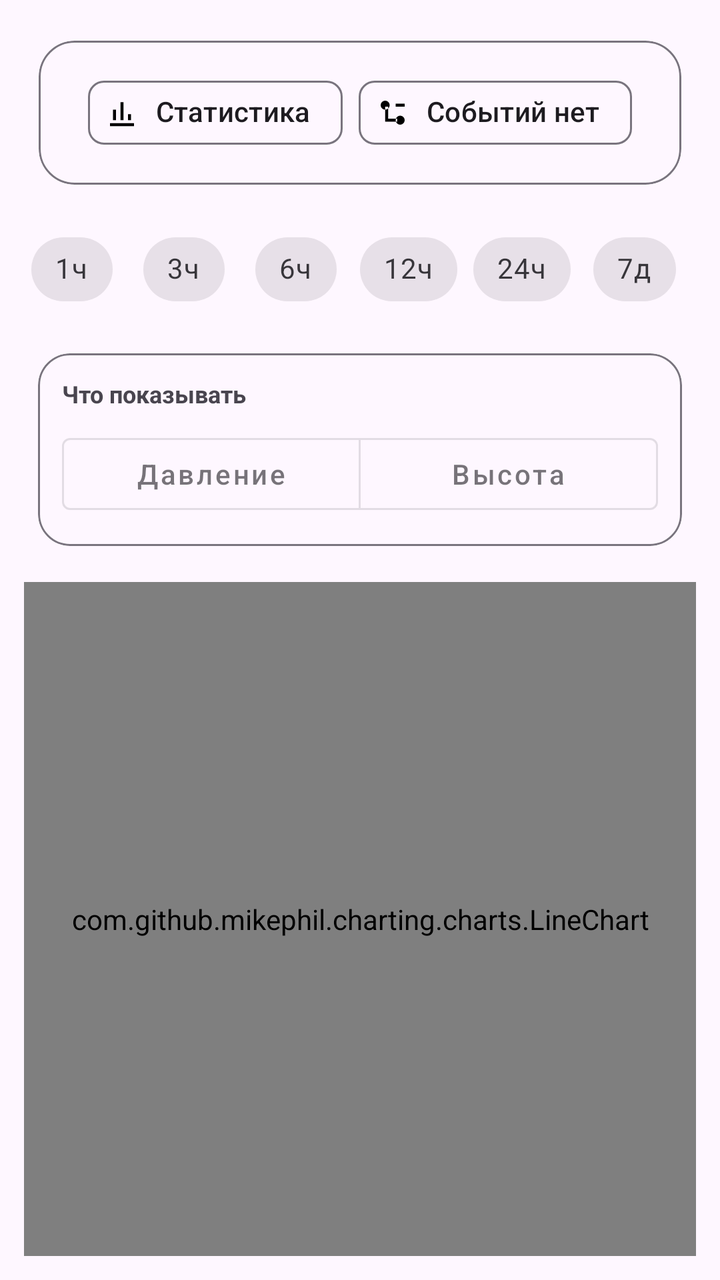
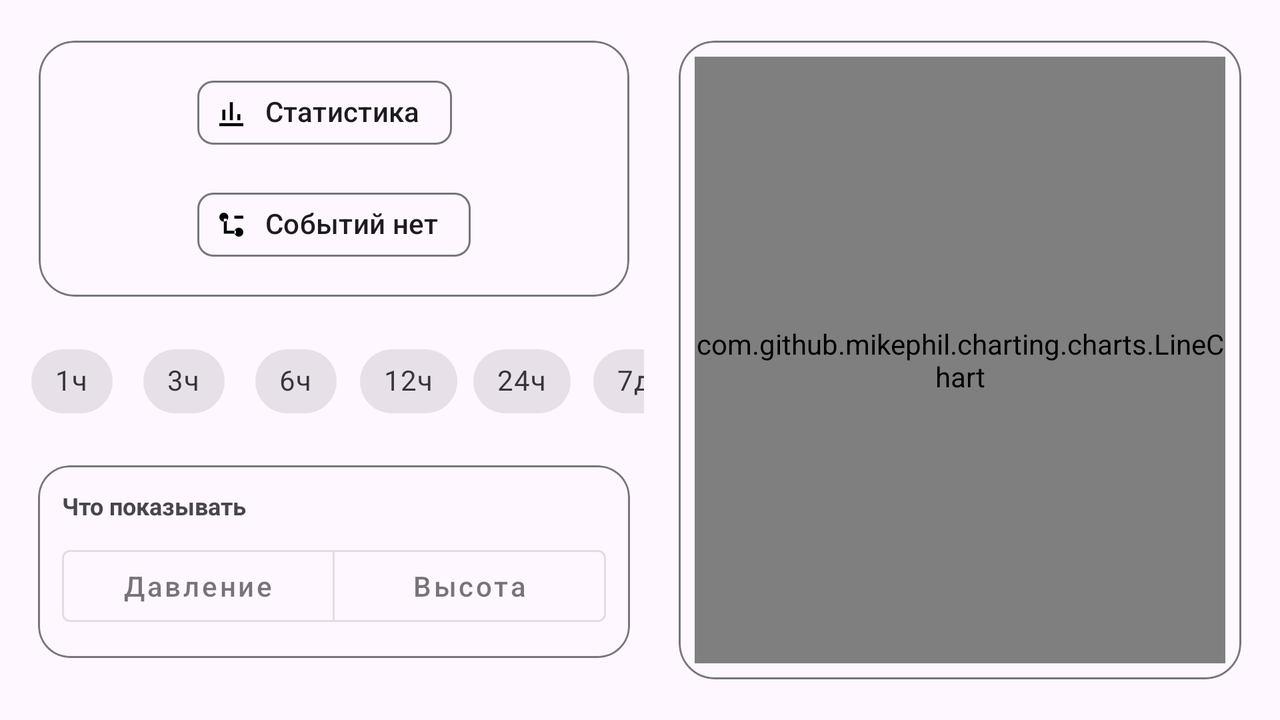

First picture: res/layout/ on a phone held upright. Second picture: the repository's own variant of that layout, on a device whose configuration matches the variant's folder. Source for both follows.
<!-- AndroidManifest.xml: application theme Theme.Barometer -->
<!-- res/layout/activity_graph.xml -->
<?xml version="1.0" encoding="utf-8"?>
<LinearLayout xmlns:android="http://schemas.android.com/apk/res/android"
    xmlns:app="http://schemas.android.com/apk/res-auto"
    android:layout_width="match_parent"
    android:layout_height="match_parent"
    android:orientation="vertical"
    android:padding="12dp">

    <com.google.android.material.card.MaterialCardView
        android:layout_width="match_parent"
        android:layout_height="wrap_content"
        app:cardCornerRadius="18dp"
        app:cardElevation="0dp"
        app:cardUseCompatPadding="true"
        app:strokeWidth="1dp"
        app:strokeColor="?attr/colorOutline">

        <LinearLayout
            android:layout_width="match_parent"
            android:layout_height="wrap_content"
            android:padding="12dp"
            android:gravity="center_horizontal">

            <com.google.android.material.chip.ChipGroup
                android:id="@+id/chipGroupHeaderMeta"
                android:layout_width="wrap_content"
                android:layout_height="wrap_content"
                app:singleLine="false"
                app:chipSpacingHorizontal="8dp"
                app:chipSpacingVertical="8dp">

                <com.google.android.material.chip.Chip
                    android:id="@+id/chipHeaderMode"
                    style="@style/Widget.Material3.Chip.Assist"
                    android:layout_width="wrap_content"
                    android:layout_height="wrap_content"
                    android:text="@string/graph_header_stats"
                    android:checkable="false"
                    android:clickable="true"
                    android:focusable="true"
                    app:chipIcon="@drawable/ic_graph_stats"
                    app:chipIconVisible="true" />

                <com.google.android.material.chip.Chip
                    android:id="@+id/chipHeaderEvents"
                    style="@style/Widget.Material3.Chip.Assist"
                    android:layout_width="wrap_content"
                    android:layout_height="wrap_content"
                    android:text="@string/graph_header_events_empty"
                    android:checkable="false"
                    android:clickable="true"
                    android:focusable="true"
                    app:chipIcon="@drawable/ic_graph_timeline"
                    app:chipIconVisible="true" />
            </com.google.android.material.chip.ChipGroup>
        </LinearLayout>
    </com.google.android.material.card.MaterialCardView>

    <HorizontalScrollView
        android:layout_width="match_parent"
        android:layout_height="wrap_content"
        android:layout_marginTop="10dp"
        android:scrollbars="none">

        <com.google.android.material.chip.ChipGroup
            android:id="@+id/chipGroupRange"
            android:layout_width="wrap_content"
            android:layout_height="wrap_content"
            app:singleSelection="true"
            app:selectionRequired="true"
            app:chipSpacingHorizontal="8dp">

            <com.google.android.material.chip.Chip
                style="@style/Widget.MaterialComponents.Chip.Choice"
                android:id="@+id/chip1h"
                android:layout_width="wrap_content"
                android:layout_height="wrap_content"
                android:text="@string/range_1h"
                android:tag="3600000" />

            <com.google.android.material.chip.Chip
                style="@style/Widget.MaterialComponents.Chip.Choice"
                android:id="@+id/chip3h"
                android:layout_width="wrap_content"
                android:layout_height="wrap_content"
                android:text="@string/range_3h"
                android:tag="10800000" />

            <com.google.android.material.chip.Chip
                style="@style/Widget.MaterialComponents.Chip.Choice"
                android:id="@+id/chip6h"
                android:layout_width="wrap_content"
                android:layout_height="wrap_content"
                android:text="@string/range_6h"
                android:tag="21600000" />

            <com.google.android.material.chip.Chip
                style="@style/Widget.MaterialComponents.Chip.Choice"
                android:id="@+id/chip12h"
                android:layout_width="wrap_content"
                android:layout_height="wrap_content"
                android:text="@string/range_12h"
                android:tag="43200000" />

            <com.google.android.material.chip.Chip
                style="@style/Widget.MaterialComponents.Chip.Choice"
                android:id="@+id/chip24h"
                android:layout_width="wrap_content"
                android:layout_height="wrap_content"
                android:text="@string/range_24h"
                android:tag="86400000" />

            <com.google.android.material.chip.Chip
                style="@style/Widget.MaterialComponents.Chip.Choice"
                android:id="@+id/chip7d"
                android:layout_width="wrap_content"
                android:layout_height="wrap_content"
                android:text="@string/range_7d"
                android:tag="604800000" />

            <com.google.android.material.chip.Chip
                style="@style/Widget.MaterialComponents.Chip.Choice"
                android:id="@+id/chip30d"
                android:layout_width="wrap_content"
                android:layout_height="wrap_content"
                android:text="@string/range_30d"
                android:tag="2592000000" />

            <com.google.android.material.chip.Chip
                style="@style/Widget.MaterialComponents.Chip.Choice"
                android:id="@+id/chipCustom"
                android:layout_width="wrap_content"
                android:layout_height="wrap_content"
                android:text="@string/range_custom"
                android:tag="CUSTOM" />

        </com.google.android.material.chip.ChipGroup>
    </HorizontalScrollView>

    <com.google.android.material.card.MaterialCardView
        android:layout_width="match_parent"
        android:layout_height="wrap_content"
        android:layout_marginTop="10dp"
        app:cardCornerRadius="16dp"
        app:cardUseCompatPadding="true"
        app:cardElevation="0dp"
        app:strokeWidth="1dp"
        app:strokeColor="?attr/colorOutline">

        <LinearLayout
            android:layout_width="match_parent"
            android:layout_height="wrap_content"
            android:orientation="vertical"
            android:padding="12dp">

            <TextView
                android:layout_width="wrap_content"
                android:layout_height="wrap_content"
                android:text="@string/graph_section_display"
                android:textColor="?attr/colorOnSurfaceVariant"
                android:textSize="12sp"
                android:textStyle="bold" />

            <com.google.android.material.button.MaterialButtonToggleGroup
                android:id="@+id/toggleMode"
                android:layout_width="match_parent"
                android:layout_height="wrap_content"
                android:layout_marginTop="8dp"
                app:singleSelection="true"
                app:selectionRequired="true">

                <com.google.android.material.button.MaterialButton
                    android:id="@+id/btnModePressure"
                    style="@style/Widget.MaterialComponents.Button.OutlinedButton"
                    android:layout_width="0dp"
                    android:layout_height="wrap_content"
                    android:layout_weight="1"
                    android:minWidth="0dp"
                    android:text="@string/mode_pressure"
                    android:textAllCaps="false" />

                <com.google.android.material.button.MaterialButton
                    android:id="@+id/btnModeAltitude"
                    style="@style/Widget.MaterialComponents.Button.OutlinedButton"
                    android:layout_width="0dp"
                    android:layout_height="wrap_content"
                    android:layout_weight="1"
                    android:minWidth="0dp"
                    android:text="@string/mode_altitude"
                    android:textAllCaps="false" />
            </com.google.android.material.button.MaterialButtonToggleGroup>
        </LinearLayout>

    </com.google.android.material.card.MaterialCardView>

    <FrameLayout
        android:layout_width="match_parent"
        android:layout_height="0dp"
        android:layout_weight="1"
        android:layout_marginTop="10dp">

        <com.github.mikephil.charting.charts.LineChart
            android:id="@+id/lineChart"
            android:layout_width="match_parent"
            android:layout_height="match_parent" />

        <LinearLayout
            android:id="@+id/emptyContainer"
            android:layout_width="match_parent"
            android:layout_height="match_parent"
            android:gravity="center"
            android:orientation="vertical"
            android:padding="24dp"
            android:visibility="gone">

            <ImageView
                android:layout_width="48dp"
                android:layout_height="48dp"
                android:src="@drawable/ic_trend_arrow"
                app:tint="?attr/colorOnSurface" />

            <TextView
                android:id="@+id/emptyTitle"
                android:layout_width="wrap_content"
                android:layout_height="wrap_content"
                android:layout_marginTop="12dp"
                android:text="@string/graph_no_data"
                android:textColor="?attr/colorOnSurface"
                android:textSize="18sp"
                android:textStyle="bold" />

            <TextView
                android:id="@+id/emptySubtitle"
                android:layout_width="wrap_content"
                android:layout_height="wrap_content"
                android:layout_marginTop="6dp"
                android:gravity="center"
                android:text="@string/graph_empty_subtitle"
                android:textColor="?attr/colorOnSurface"
                android:textSize="14sp"
                android:alpha="0.8" />

            <com.google.android.material.button.MaterialButton
                android:id="@+id/btnStartRecording"
                android:layout_width="match_parent"
                android:layout_height="wrap_content"
                android:layout_marginTop="18dp"
                android:text="@string/graph_empty_btn_start" />

            <com.google.android.material.button.MaterialButton
                android:id="@+id/btnGo1h"
                style="@style/Widget.MaterialComponents.Button.OutlinedButton"
                android:layout_width="match_parent"
                android:layout_height="wrap_content"
                android:layout_marginTop="10dp"
                android:text="@string/graph_empty_btn_1h" />

            <com.google.android.material.button.MaterialButton
                android:id="@+id/btnOpenSettings"
                style="@style/Widget.MaterialComponents.Button.TextButton"
                android:layout_width="match_parent"
                android:layout_height="wrap_content"
                android:layout_marginTop="4dp"
                android:text="@string/graph_empty_btn_settings" />

        </LinearLayout>

    </FrameLayout>

</LinearLayout>
<!-- resources referenced by this layout -->
<resources>
  <!-- drawable ic_graph_stats (drawable) -->
  <vector xmlns:android="http://schemas.android.com/apk/res/android"
      android:width="24dp"
      android:height="24dp"
      android:viewportWidth="24"
      android:viewportHeight="24">
      <path
          android:fillColor="#FF000000"
          android:pathData="M4,19h16v2H4zM6,10h2v7H6zM11,5h2v12h-2zM16,13h2v4h-2z" />
  </vector>
  <!-- drawable ic_graph_timeline (drawable) -->
  <vector xmlns:android="http://schemas.android.com/apk/res/android"
      android:width="24dp"
      android:height="24dp"
      android:viewportWidth="24"
      android:viewportHeight="24">
      <path
          android:fillColor="#FF000000"
          android:pathData="M7,4a3,3 0,1 0,0 6a3,3 0,1 0,0 -6zM17,14a3,3 0,1 0,0 6a3,3 0,1 0,0 -6zM7,8h2v8h6v2H7zM14,6h6v2h-6z" />
  </vector>
  <!-- drawable ic_trend_arrow (drawable) -->
  <vector xmlns:android="http://schemas.android.com/apk/res/android"
      android:width="24dp" android:height="24dp"
      android:viewportWidth="24" android:viewportHeight="24">
      
      <path
          android:fillColor="@android:color/transparent"
          android:strokeColor="@android:color/white"
          android:strokeWidth="2"
          android:strokeLineCap="round"
          android:strokeLineJoin="round"
          android:pathData="M12,4 L12,18" />
      <path
          android:fillColor="@android:color/transparent"
          android:strokeColor="@android:color/white"
          android:strokeWidth="2"
          android:strokeLineCap="round"
          android:strokeLineJoin="round"
          android:pathData="M7.5,8.5 L12,4 L16.5,8.5" />
  </vector>
  <string name="graph_empty_btn_1h">Перейти на 1 час</string>
  <string name="graph_empty_btn_settings">Настройки</string>
  <string name="graph_empty_btn_start">Запустить запись</string>
  <string name="graph_empty_subtitle">Запустите запись в фоне или выберите меньший диапазон.</string>
  <string name="graph_header_events_empty">Событий нет</string>
  <string name="graph_header_stats">Статистика</string>
  <string name="graph_no_data">Нет данных</string>
  <string name="graph_section_display">Что показывать</string>
  <string name="mode_altitude">Высота</string>
  <string name="mode_pressure">Давление</string>
  <string name="range_12h">12ч</string>
  <string name="range_1h">1ч</string>
  <string name="range_24h">24ч</string>
  <string name="range_30d">30д</string>
  <string name="range_3h">3ч</string>
  <string name="range_6h">6ч</string>
  <string name="range_7d">7д</string>
  <string name="range_custom">С…по…</string>
  <style name="Theme.Barometer" parent="Theme.Material3.DayNight.NoActionBar">
          <item name="android:statusBarColor">@android:color/transparent</item>
          <item name="android:navigationBarColor">?attr/colorSurface</item>
      </style>
</resources>
<!-- res/layout-land/activity_graph.xml (the repository's variant of the layout above) -->
<!-- drawn on the phone turned sideways -->
<?xml version="1.0" encoding="utf-8"?>
<LinearLayout xmlns:android="http://schemas.android.com/apk/res/android"
    xmlns:app="http://schemas.android.com/apk/res-auto"
    android:layout_width="match_parent"
    android:layout_height="match_parent"
    android:orientation="horizontal"
    android:padding="12dp">

    <LinearLayout
        android:layout_width="320dp"
        android:layout_height="match_parent"
        android:orientation="vertical"
        android:paddingStart="0dp"
        android:paddingEnd="10dp">

        <com.google.android.material.card.MaterialCardView
            android:layout_width="match_parent"
            android:layout_height="wrap_content"
            app:cardCornerRadius="18dp"
            app:cardElevation="0dp"
            app:cardUseCompatPadding="true"
            app:strokeColor="?attr/colorOutline"
            app:strokeWidth="1dp">

            <LinearLayout
                android:layout_width="match_parent"
                android:layout_height="wrap_content"
                android:gravity="center_horizontal"
                android:padding="12dp">

                <com.google.android.material.chip.ChipGroup
                    android:id="@+id/chipGroupHeaderMeta"
                    android:layout_width="wrap_content"
                    android:layout_height="wrap_content"
                    app:chipSpacingHorizontal="8dp"
                    app:chipSpacingVertical="8dp"
                    app:singleLine="false">

                    <com.google.android.material.chip.Chip
                        android:id="@+id/chipHeaderMode"
                        style="@style/Widget.Material3.Chip.Assist"
                        android:layout_width="wrap_content"
                        android:layout_height="wrap_content"
                        android:checkable="false"
                        android:clickable="true"
                        android:focusable="true"
                        android:text="@string/graph_header_stats"
                        app:chipIcon="@drawable/ic_graph_stats"
                        app:chipIconVisible="true" />

                    <com.google.android.material.chip.Chip
                        android:id="@+id/chipHeaderEvents"
                        style="@style/Widget.Material3.Chip.Assist"
                        android:layout_width="wrap_content"
                        android:layout_height="wrap_content"
                        android:checkable="false"
                        android:clickable="true"
                        android:focusable="true"
                        android:text="@string/graph_header_events_empty"
                        app:chipIcon="@drawable/ic_graph_timeline"
                        app:chipIconVisible="true" />
                </com.google.android.material.chip.ChipGroup>
            </LinearLayout>
        </com.google.android.material.card.MaterialCardView>

        <HorizontalScrollView
            android:layout_width="match_parent"
            android:layout_height="wrap_content"
            android:layout_marginTop="10dp"
            android:scrollbars="none">

            <com.google.android.material.chip.ChipGroup
                android:id="@+id/chipGroupRange"
                android:layout_width="wrap_content"
                android:layout_height="wrap_content"
                app:chipSpacingHorizontal="8dp"
                app:selectionRequired="true"
                app:singleSelection="true">

                <com.google.android.material.chip.Chip
                    android:id="@+id/chip1h"
                    style="@style/Widget.MaterialComponents.Chip.Choice"
                    android:layout_width="wrap_content"
                    android:layout_height="wrap_content"
                    android:tag="3600000"
                    android:text="@string/range_1h" />

                <com.google.android.material.chip.Chip
                    android:id="@+id/chip3h"
                    style="@style/Widget.MaterialComponents.Chip.Choice"
                    android:layout_width="wrap_content"
                    android:layout_height="wrap_content"
                    android:tag="10800000"
                    android:text="@string/range_3h" />

                <com.google.android.material.chip.Chip
                    android:id="@+id/chip6h"
                    style="@style/Widget.MaterialComponents.Chip.Choice"
                    android:layout_width="wrap_content"
                    android:layout_height="wrap_content"
                    android:tag="21600000"
                    android:text="@string/range_6h" />

                <com.google.android.material.chip.Chip
                    android:id="@+id/chip12h"
                    style="@style/Widget.MaterialComponents.Chip.Choice"
                    android:layout_width="wrap_content"
                    android:layout_height="wrap_content"
                    android:tag="43200000"
                    android:text="@string/range_12h" />

                <com.google.android.material.chip.Chip
                    android:id="@+id/chip24h"
                    style="@style/Widget.MaterialComponents.Chip.Choice"
                    android:layout_width="wrap_content"
                    android:layout_height="wrap_content"
                    android:tag="86400000"
                    android:text="@string/range_24h" />

                <com.google.android.material.chip.Chip
                    android:id="@+id/chip7d"
                    style="@style/Widget.MaterialComponents.Chip.Choice"
                    android:layout_width="wrap_content"
                    android:layout_height="wrap_content"
                    android:tag="604800000"
                    android:text="@string/range_7d" />

                <com.google.android.material.chip.Chip
                    android:id="@+id/chip30d"
                    style="@style/Widget.MaterialComponents.Chip.Choice"
                    android:layout_width="wrap_content"
                    android:layout_height="wrap_content"
                    android:tag="2592000000"
                    android:text="@string/range_30d" />

                <com.google.android.material.chip.Chip
                    android:id="@+id/chipCustom"
                    style="@style/Widget.MaterialComponents.Chip.Choice"
                    android:layout_width="wrap_content"
                    android:layout_height="wrap_content"
                    android:tag="CUSTOM"
                    android:text="@string/range_custom" />
            </com.google.android.material.chip.ChipGroup>
        </HorizontalScrollView>

        <com.google.android.material.card.MaterialCardView
            android:layout_width="match_parent"
            android:layout_height="wrap_content"
            android:layout_marginTop="10dp"
            app:cardCornerRadius="16dp"
            app:cardElevation="0dp"
            app:cardUseCompatPadding="true"
            app:strokeColor="?attr/colorOutline"
            app:strokeWidth="1dp">

            <LinearLayout
                android:layout_width="match_parent"
                android:layout_height="wrap_content"
                android:orientation="vertical"
                android:padding="12dp">

                <TextView
                    android:layout_width="wrap_content"
                    android:layout_height="wrap_content"
                    android:text="@string/graph_section_display"
                    android:textColor="?attr/colorOnSurfaceVariant"
                    android:textSize="12sp"
                    android:textStyle="bold" />

                <com.google.android.material.button.MaterialButtonToggleGroup
                    android:id="@+id/toggleMode"
                    android:layout_width="match_parent"
                    android:layout_height="wrap_content"
                    android:layout_marginTop="8dp"
                    app:selectionRequired="true"
                    app:singleSelection="true">

                    <com.google.android.material.button.MaterialButton
                        android:id="@+id/btnModePressure"
                        style="@style/Widget.MaterialComponents.Button.OutlinedButton"
                        android:layout_width="0dp"
                        android:layout_height="wrap_content"
                        android:layout_weight="1"
                        android:minWidth="0dp"
                        android:text="@string/mode_pressure"
                        android:textAllCaps="false" />

                    <com.google.android.material.button.MaterialButton
                        android:id="@+id/btnModeAltitude"
                        style="@style/Widget.MaterialComponents.Button.OutlinedButton"
                        android:layout_width="0dp"
                        android:layout_height="wrap_content"
                        android:layout_weight="1"
                        android:minWidth="0dp"
                        android:text="@string/mode_altitude"
                        android:textAllCaps="false" />
                </com.google.android.material.button.MaterialButtonToggleGroup>
            </LinearLayout>
        </com.google.android.material.card.MaterialCardView>

        <LinearLayout
            android:id="@+id/emptyContainer"
            android:layout_width="match_parent"
            android:layout_height="wrap_content"
            android:layout_marginTop="10dp"
            android:gravity="center"
            android:orientation="vertical"
            android:padding="16dp"
            android:visibility="gone">

            <ImageView
                android:layout_width="48dp"
                android:layout_height="48dp"
                android:src="@drawable/ic_trend_arrow"
                app:tint="?attr/colorOnSurface" />

            <TextView
                android:id="@+id/emptyTitle"
                android:layout_width="wrap_content"
                android:layout_height="wrap_content"
                android:layout_marginTop="12dp"
                android:text="@string/graph_no_data"
                android:textColor="?attr/colorOnSurface"
                android:textSize="18sp"
                android:textStyle="bold" />

            <TextView
                android:id="@+id/emptySubtitle"
                android:layout_width="wrap_content"
                android:layout_height="wrap_content"
                android:layout_marginTop="6dp"
                android:alpha="0.8"
                android:gravity="center"
                android:text="@string/graph_empty_subtitle"
                android:textColor="?attr/colorOnSurface"
                android:textSize="14sp" />

            <com.google.android.material.button.MaterialButton
                android:id="@+id/btnStartRecording"
                android:layout_width="match_parent"
                android:layout_height="wrap_content"
                android:layout_marginTop="18dp"
                android:text="@string/graph_empty_btn_start" />

            <com.google.android.material.button.MaterialButton
                android:id="@+id/btnGo1h"
                style="@style/Widget.MaterialComponents.Button.OutlinedButton"
                android:layout_width="match_parent"
                android:layout_height="wrap_content"
                android:layout_marginTop="10dp"
                android:text="@string/graph_empty_btn_1h" />

            <com.google.android.material.button.MaterialButton
                android:id="@+id/btnOpenSettings"
                style="@style/Widget.MaterialComponents.Button.TextButton"
                android:layout_width="match_parent"
                android:layout_height="wrap_content"
                android:layout_marginTop="4dp"
                android:text="@string/graph_empty_btn_settings" />
        </LinearLayout>

        <Space
            android:layout_width="match_parent"
            android:layout_height="0dp"
            android:layout_weight="1" />
    </LinearLayout>

    <com.google.android.material.card.MaterialCardView
        android:layout_width="0dp"
        android:layout_height="match_parent"
        android:layout_weight="1"
        app:cardCornerRadius="18dp"
        app:cardElevation="0dp"
        app:cardUseCompatPadding="true"
        app:strokeColor="?attr/colorOutline"
        app:strokeWidth="1dp">

        <FrameLayout
            android:layout_width="match_parent"
            android:layout_height="match_parent"
            android:padding="8dp">

            <com.github.mikephil.charting.charts.LineChart
                android:id="@+id/lineChart"
                android:layout_width="match_parent"
                android:layout_height="match_parent" />
        </FrameLayout>
    </com.google.android.material.card.MaterialCardView>

</LinearLayout>
